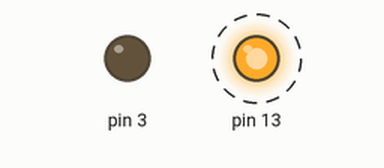
Recording of a sketch running on a simulated Arduino Uno, built with avr-gcc and run on an emulated ATmega328P. Shown: output pins drawn as LEDs (lit = HIGH). Dashed ring = blinking. Sleep ends after the set time or at an interrupt.

Above: at 0.2 s.
At 12.2 s:
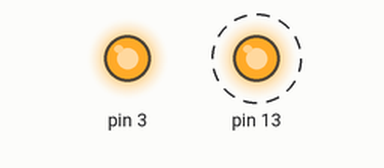
Timing chart, 0 to 13.0 s (numbered marks = the images above):
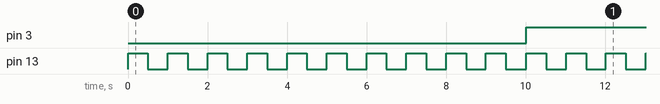

Measured:
- by itself, pin 3: alternates HIGH for 10.0 s and LOW for 0.02 s
- by itself, pin 13: alternates HIGH for 0.50 s and LOW for 0.50 s

The sketch:

Sleep_wake.ino
```cpp
// How to make arduino sleep
// ---------------------------
#include <avr/sleep.h>
#include <avr/power.h>

int int_pin = 2 ;

void SleepNow (void)
{
digitalWrite (13,LOW);
set_sleep_mode (SLEEP_MODE_PWR_DOWN);
sleep_enable ();
attachInterrupt (0,WakeUp,LOW);
sleep_mode ();
sleep_disable ();         // program will continue from here
detachInterrupt (0);
}

void WakeUp(void){
digitalWrite (3,HIGH) ;

}
void setup (){
pinMode (13,OUTPUT);
pinMode (3,OUTPUT);
pinMode (int_pin , INPUT) ;

}
void loop(){
for (int a = 0; a<10 ; a++)
{
digitalWrite (13,HIGH);
delay (500);
digitalWrite (13,LOW);
delay (500);
}
digitalWrite (3,LOW);
delay (20);
SleepNow ();

}
```
